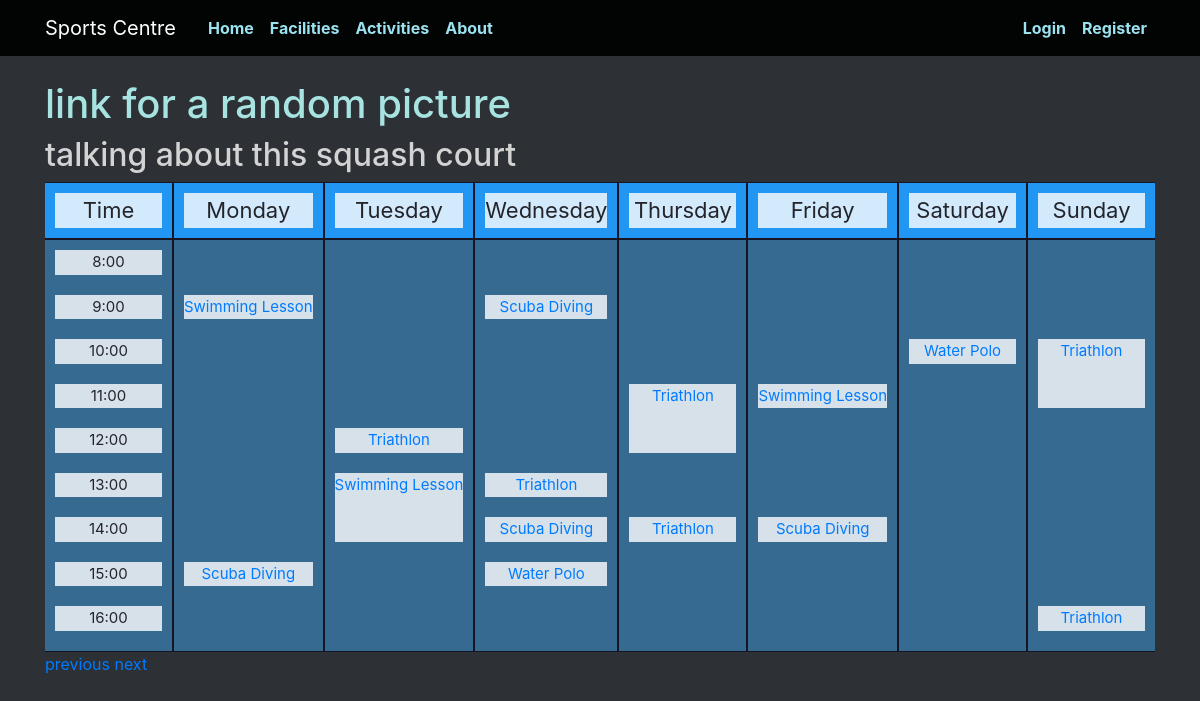
The page /facilities/swimming_pool/2020/12 on the database as committed earlier.
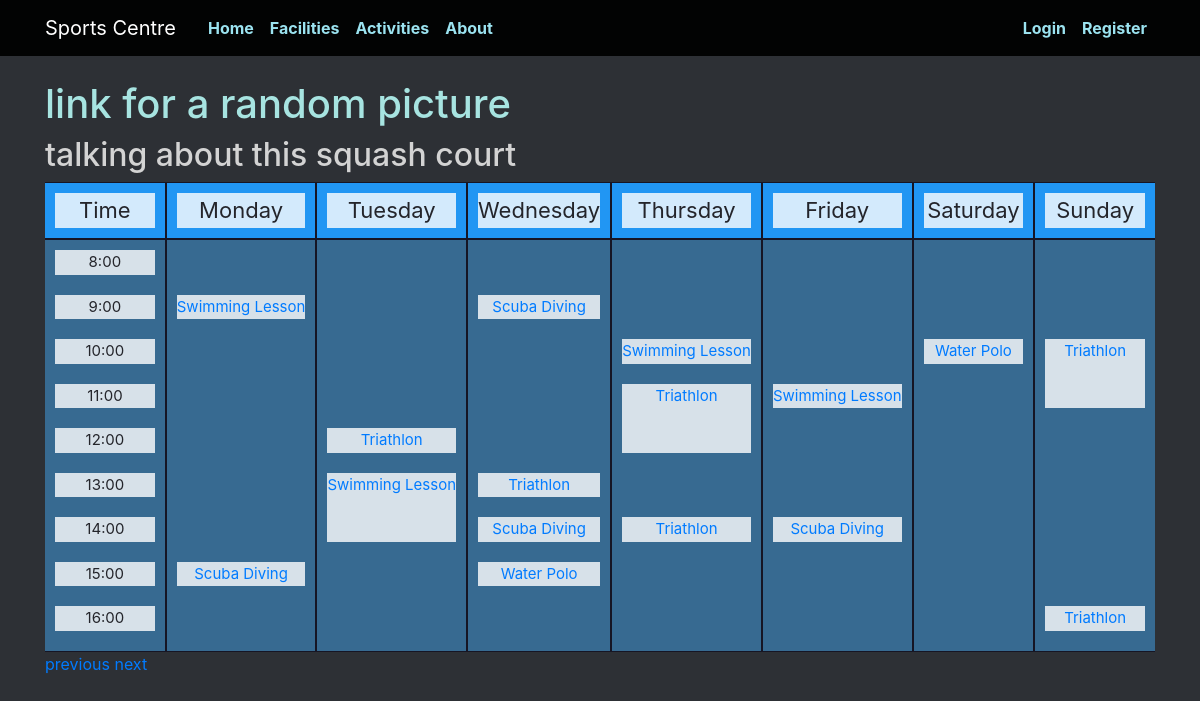
The same page on the database as committed later.
### app/models.py (models this page shows)
class Booking(db.Model):
  id = db.Column(db.Integer, primary_key=True)
  facility = db.Column(db.Integer, db.ForeignKey('user.id'), nullable=False)
  user = db.Column(db.Integer, db.ForeignKey('facility.id') , nullable=False)
  datetime = db.Column(db.DateTime, nullable=False)
  week = db.Column(db.Integer)
  year = db.Column(db.Integer)
  duration = db.Column(db.Integer, nullable=False)
  activity = db.Column(db.Integer, nullable=False)
  paid = db.Column(db.Integer, default=0)

class Activity(db.Model):
  id = db.Column(db.Integer, primary_key=True)
  facility = db.Column(db.Integer, db.ForeignKey('facility.id'), nullable=False)
  name = db.Column(db.String)
  url = db.Column(db.String(100))

### app/views.py (the view)
@app.route('/facilities/<facility_url>/<int:year>/<int:week>')
def show_facility(facility_url, year, week):
  facility = models.Facility.query.filter_by(url=facility_url).first_or_404()
  bookings = []
  for i in range(8):
    b = models.Booking.query.filter_by(facility=facility.id).filter_by(week=week).filter_by(year=year)
    filtered_b = []
    for query in b:
      if query.datetime.weekday() == i-1:
        filtered_b.append(query)
    bookings.append(filtered_b)
  address = 'facilities/' + facility.url + '.html'
  title = facility.name
  activity = models.Activity.query.order_by(models.Activity.id.asc())
  return render_template(address, title=title, bookings=bookings, url='/facilities/'+facility_url, year=year, week=week, activity=activity)

### app/templates/facilities/swimming_pool.html
{% extends "facilities_index.html" %}
{% block picture %}
link for a random picture
{% endblock %}
{% block info %}
talking about this squash court
{% endblock %}

### app/templates/facilities_index.html (shortened to what this page needs)
{% extends "timetable.html" %}
{% block top %}
  <h1>
    {% block picture %}
    {% endblock %}
  </h1>
  <h2>
    {% block info %}
    {% endblock %}
  </h2>
{% endblock %}

### app/templates/timetable.html (shortened to what this page needs)
{% extends "index.html" %}
{% block content %}
  {% block top %}
  {% endblock %}
  <div class="scroll">
  <div class="grid-container">
  <div class="grid-sub-header">
    <div style=>Time</div>
  </div>
  {% for day in ["Monday", "Tuesday", "Wednesday", "Thursday", "Friday", "Saturday", "Sunday"] %}
  <div class="grid-sub-header">
    <div style="grid-row-start: header;">{{ day }}</div>
  </div>
  {% endfor %}
  <div class="grid-sub">
    {% for time in ["8:00", "9:00", "10:00", "11:00", "12:00", "13:00", "14:00", "15:00", "16:00"] %}
      <div style="grid-row-start: time-{{ loop.index0 + 8 }}; grid-column: 1/2;">{{ time }}</div>
    {% endfor %}
  </div>
  {% for day in ["Monday", "Tuesday", "Wednesday", "Thursday", "Friday", "Saturday", "Sunday"] %}
  <div class="grid-sub">
    {% for booking in bookings[loop.index0+1] %}
      <div style="grid-row: time-{{ booking.datetime.strftime('%-H') }} / time-{{ booking.datetime.strftime('%-H')|int + booking.duration }};">
        {% if booking.activity == -1 %}
          Booked
        {% else %}
          <a href="/activities/{{ activity[booking.activity-1].url }}/{{ year }}/{{ week }}">
            {{ activity[booking.activity-1].name }}
          </a>
        {% endif %}
      </div>
    {% endfor %}
  </div>
  {% endfor %}
  </div>
  </div>
  <a href="{{ url }}/{{ year }}/{{ week - 1 }}">previous</a>
  <a href="{{ url }}/{{ year }}/{{ week + 1 }}">next</a>
{% endblock %}

### app/templates/index.html (shortened to what this page needs)
<!DOCTYPE html>
<html>
  <head>
    <link rel="stylesheet" href="https://stackpath.bootstrapcdn.com/bootstrap/4.4.1/css/bootstrap.min.css">
    <link rel="stylesheet" type="text/css" href="/static/style.css">
  </head>
  <body>
    <header class="site-header">
      <nav class="navbar navbar-expand-md navbar-dark bg-steel fixed-top">
        <div class="container">
          <a class="navbar-brand mr-4" href="/">Sports Centre</a>
          <div class="collapse navbar-collapse" id="navbarToggle">
            <div class="navbar-nav mr-auto">
              <a class="nav-item nav-link" href="/">Home</a>
              <a class="nav-item nav-link" href="/facilities">Facilities</a>
              <a class="nav-item nav-link" href="/activities">Activities</a>
              <a class="nav-item nav-link" href="/about">About</a>
            </div>
            <div class="navbar-nav">
              {% if current_user.is_authenticated %}
                <a class="nav-item nav-link" href="/my_bookings">My Bookings</a>
                <a class="nav-item nav-link" href="/account">Account</a>
                <a class="nav-item nav-link" href="/logout">Logout</a>
              {% else %}
                <a class="nav-item nav-link" href="/login">Login</a>
                <a class="nav-item nav-link" href="/register">Register</a>
              {% endif %}
            </div>
          </div>
        </div>
      </nav>
    </header>
    <main role="main" class="container">
      <div class="row">
        <div class="col-md-12">
          {% block content %}{% endblock %}
        </div>
      </div>
    </main>
  </body>
  </body>
</html>

### app/static/style.css (style rules this page uses)
body { background: rgb(45, 48, 53); color: rgb(36, 37, 43); margin-top: 5rem; }
h1, h3, h4, h5, h6 { color: #a7e4e1; }
h2 { color: lightgrey; }
.bg-steel { background-color: #020303; }
.site-header .navbar-nav .nav-link { color: #9be3f0; font-weight: bold; }
.grid-container { display: grid; grid-template-columns: [time] 1fr [day-0] 1fr [day-1] 1fr [day-2] 1fr [day-3] 1fr [day-4] 1fr [day-5] 1fr [day-6] 1fr; grid-gap: 2px; padding: 10px; background-color: rgba(17, 14, 32, 0.8); text-align: center; padding: 1px 0; font-size: 20px; grid-template-columns: repeat(8, 1fr); }
.grid-sub-header { display: grid; background-color: #2196F3; padding: 10px; grid-auto-columns: 1fr; }
.grid-sub-header > div { background-color: rgba(255, 255, 255, 0.8); text-align: center; padding: 1px 0; font-size: 22px; }
.grid-sub { display: grid; grid-template-rows: [time-8] 1fr [time-9] 1fr [time-10] 1fr [time-11] 1fr [time-12] 1fr [time-13] 1fr [time-14] 1fr [time-15] 1fr [time-16] 1fr [time-17] 0fr; grid-gap: 20px; background-color: rgb(55, 106, 145); padding-top: 10px; padding-left: 10px; padding-right: 10px; grid-auto-columns: 1fr; }
.grid-sub > div { background-color: rgba(255, 255, 255, 0.8); text-align: center; padding: 1px 0; font-size: 15px; }
div.scroll { overflow: auto; white-space: nowrap; }

Rows that differ between the two databases and show on the page:
added Booking: activity.name "Swimming Lesson"
